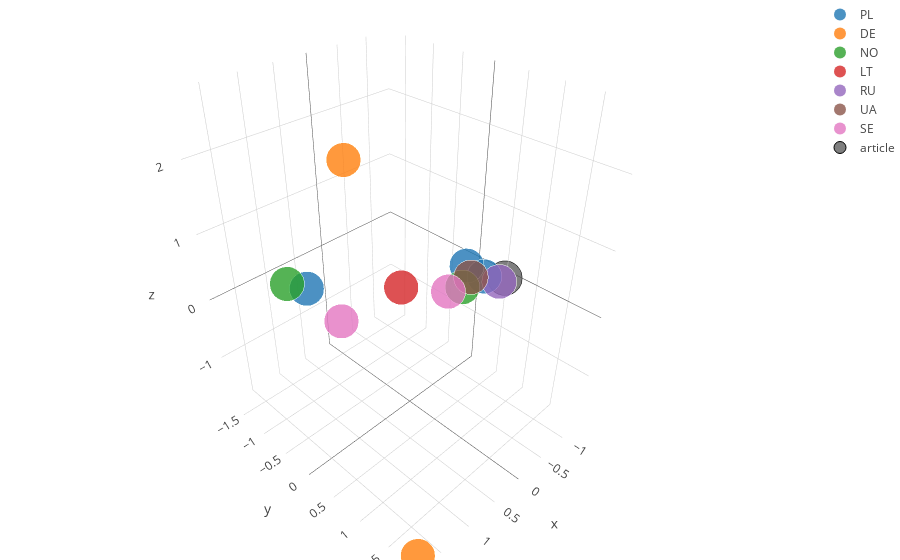

Here is the notebook cell this chart was saved with:
### Markdown cell above
#### DORZUCENIE PUNKTU DO WYKRESU

### Code cell
def plotR3_with_prediction(df,point, batch_size):
    """
    Wykresy kolorowych punktów identyczne jak 
    w plot_R2
    point - to lista, która zawiera liczności powtórzeń wyrazów jak w df
    """
    
    df_new=df.iloc[:,1:df.shape[1]-1]
    
    ipca = IncrementalPCA(3, batch_size)
    ipca.fit(df_new)
    

    new_data =  pd.DataFrame(ipca.transform(df_new))
    new_data['@C#ountry']=df['@C#ountry']
        
    countries=new_data["@C#ountry"].unique()
  
    #Znajduje kierunki główne na podstawie tych samych przekształceń
    #dla artykułu dla którego szukamy narodowości
    prediction = pd.DataFrame(ipca.transform(pd.DataFrame(point).transpose()))

    it = 0
    x,y,z=[],[],[]
    data= []
    for i in countries:
        country_data = new_data.loc[new_data["@C#ountry"] == i]
        x.append(country_data[0])
        y.append(country_data[1])
        z.append(country_data[2])

        trace = go.Scatter3d(
            x=x[it],
            y=y[it],
            z=z[it],
            name = i,
            mode='markers',
            marker=dict(
                size=12,
                line=dict(
                    color='rgba(217, 217, 217, 0.14)',
                    width=0.2
                ),
                opacity=0.8
            )
        )

        data.append(trace)
        it+=1
        
    trace = go.Scatter3d(
        x = prediction[0],
        y = prediction[1],
        z = prediction[2],
        name = "article",
        mode='markers',
        marker=dict(
            size=12,
            line=dict(
            color='rgb(0,0,0)',
            width=1
            ),
             opacity=1
            )   
    )
    
    layout = go.Layout(
        margin=dict(
            l=0,
            r=0,
            b=0,
            t=0
        )
    )
    
    data.append(trace)

    fig = go.Figure(data=data, layout=layout)
    iplot(fig, filename='simple-3d-scatter')
    
plotR3_with_prediction(df,[0]*9037,12)

### Figure 1 — Plotly figure (JSON) as saved in the notebook; plotly's stock layout.template omitted (floating-point values rounded to 4 significant figures)
{"data": [{"marker": {"line": {"color": "rgba(217, 217, 217, 0.14)", "width": 0.2}, "opacity": 0.8, "size": 12}, "mode": "markers", "name": "PL", "type": "scatter3d", "uid": "96f7398f-f836-4d90-b370-4ec070210969", "x": [-0.9707, 0.581, -0.7603], "y": [0.4296, -1.504, 0.2838], "z": [0.08859, -0.3121, 0.296]}, {"marker": {"line": {"color": "rgba(217, 217, 217, 0.14)", "width": 0.2}, "opacity": 0.8, "size": 12}, "mode": "markers", "name": "DE", "type": "scatter3d", "uid": "7db33482-e47c-49d3-bcea-dc201580f672", "x": [1.79, 1.487], "y": [1.877, 0.5632], "z": [-1.757, 2.663]}, {"marker": {"line": {"color": "rgba(217, 217, 217, 0.14)", "width": 0.2}, "opacity": 0.8, "size": 12}, "mode": "markers", "name": "NO", "type": "scatter3d", "uid": "eef36f64-f702-4074-8ede-83230756be4b", "x": [0.7572, -0.3103], "y": [-1.721, 0.5937], "z": [-0.2498, 0.3305]}, {"marker": {"line": {"color": "rgba(217, 217, 217, 0.14)", "width": 0.2}, "opacity": 0.8, "size": 12}, "mode": "markers", "name": "LT", "type": "scatter3d", "uid": "6a44c7bc-2ce3-4d6f-a931-35069eef3fa4", "x": [-0.2432], "y": [-0.4325], "z": [-0.164]}, {"marker": {"line": {"color": "rgba(217, 217, 217, 0.14)", "width": 0.2}, "opacity": 0.8, "size": 12}, "mode": "markers", "name": "RU", "type": "scatter3d", "uid": "3ebc9eec-6ceb-4ebd-90c6-8842a8393ca2", "x": [-1.207], "y": [0.5156], "z": [-0.07413]}, {"marker": {"line": {"color": "rgba(217, 217, 217, 0.14)", "width": 0.2}, "opacity": 0.8, "size": 12}, "mode": "markers", "name": "UA", "type": "scatter3d", "uid": "51815b82-69ad-43a4-b08f-25157963353a", "x": [-0.9286], "y": [0.2357], "z": [0.001402]}, {"marker": {"line": {"color": "rgba(217, 217, 217, 0.14)", "width": 0.2}, "opacity": 0.8, "size": 12}, "mode": "markers", "name": "SE", "type": "scatter3d", "uid": "e3c159bc-bfaf-4205-863b-1d28dc0071f4", "x": [-0.6711, 0.4762], "y": [0.05805, -0.8987], "z": [-0.2023, -0.6205]}, {"marker": {"line": {"color": "rgb(0,0,0)", "width": 1}, "opacity": 1, "size": 12}, "mode": "markers", "name": "article", "type": "scatter3d", "uid": "4b7962f1-0699-4c49-97d1-5fef1f7cd568", "x": [-1.311], "y": [0.5306], "z": [-0.05777]}], "layout": {"margin": {"b": 0, "l": 0, "r": 0, "t": 0}}}
